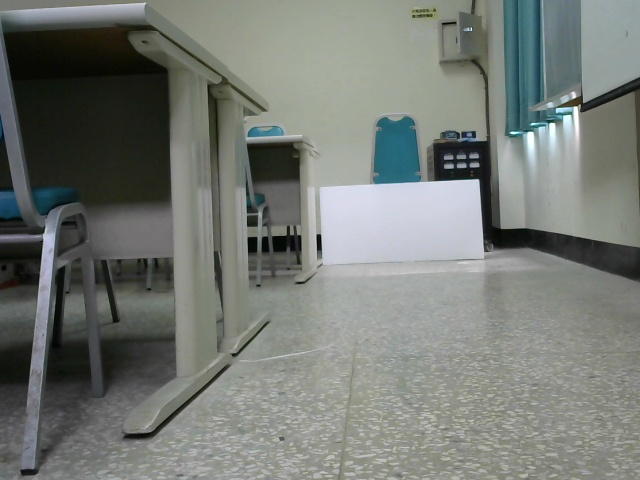
#> input picture Scripts/view_data/wall1.jpg, 640 x 480 px, found by its file name
$ python '牆壁分析.py'
#> lines starting #> are read from the running program, lines starting #| are printed output that depends on the picture; after the words box and inside, x2 and y2 are one past the last pixel; in counts of white or black regions, pixels touching at a corner belong together
import cv2
import numpy as np
import math
from PIL import Image
#image1 = cv2.imread('E:\\TDKsPicture\\wall\\milk1.jpg') #這個是隨身碟的
image1=cv2.imread('C:\\Users\\user\\Desktop\\TDK_program\\Scripts\\view_data\\wall1.jpg')
#> image1 is the input picture: shape (480, 640, 3); mean B, G, R 117, 122, 117.5
image1 = cv2.resize(image1, (640, 480), interpolation=cv2.INTER_CUBIC)
# [4 lines of commented-out code are left out]
x_range = [0,640]
y_range = [0 , 480]
def mask_area(image,distance):
#> called with distance = 400
    y_pixel = int(52.11*math.log(distance)-124.07)
    size = image.shape
#> size = (480, 640, 3)
    x_max=size[1]
#> x_max = 640
    sss = np.zeros([480, 640], dtype=np.uint8)
    sss[y_range[0]:y_range[1],x_range[0]:x_range[1] ] = 255
    print("xmax = ",x_max)
#| xmax =  640
    kernel_size = 3


    gaus = cv2.GaussianBlur(image1, (7, 7), 0)
    hsv_img = cv2.cvtColor(gaus, cv2.COLOR_BGR2HSV)
#> hsv_img: shape (480, 640, 3); mean H, S, V 53.2, 27.5, 123.3
    black_low = np.array([0, 0, 0])
    black_high = np.array([180, 255, 46])
    b_low = np.array([0,0,46])
    b_high =np.array([180,43,76])
    #顏色過濾
    ranged = cv2.inRange(hsv_img, black_low, black_high)
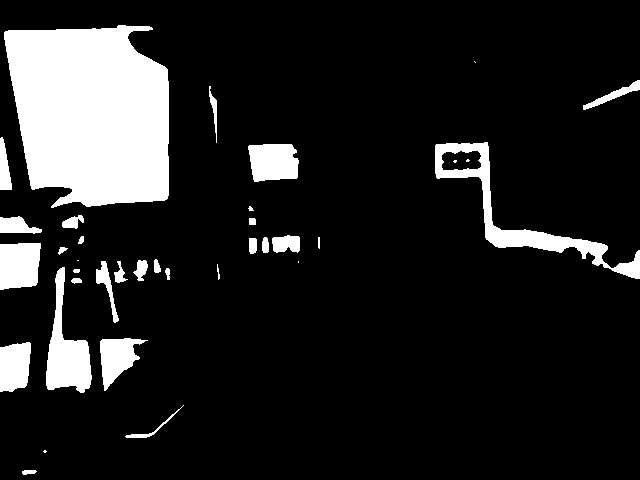
#> ranged: shape (480, 640); 13.4% white; 36 white regions (7 under 20 px), largest, box (x1, y1, x2, y2) and area: (4, 25, 169, 208) 24783, (435, 142, 640, 279) 4001, (46, 267, 92, 393) 2666
    ranged2 = cv2.inRange(hsv_img, b_low, b_high)
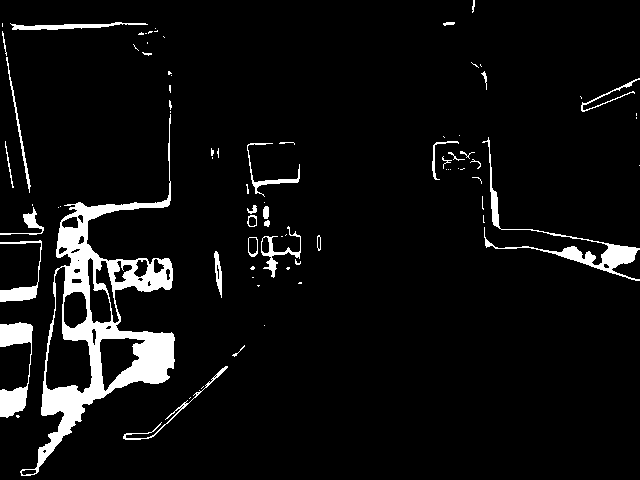
#> ranged2: shape (480, 640); 6% white; 81 white regions (50 under 20 px), largest, box (x1, y1, x2, y2) and area: (20, 114, 175, 476) 10943, (482, 137, 640, 281) 1828, (0, 322, 33, 418) 1384
    ranged=ranged+ranged2
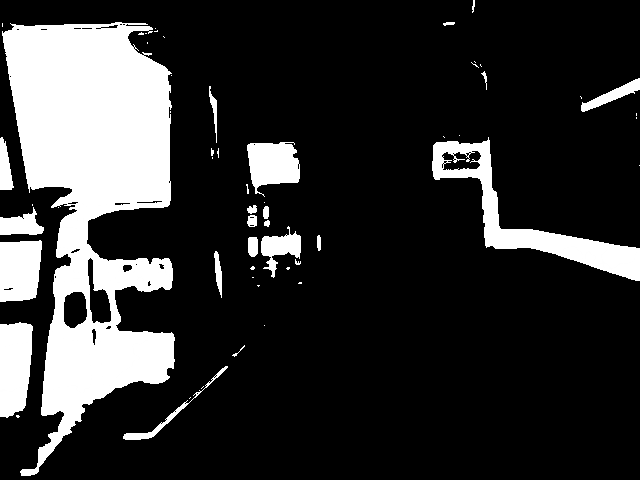
#> ranged: shape (480, 640); min 0, max 255, mean 49.1
    cv2.imshow('ranged',ranged)
    #gray = cv2.cvtColor(ranged, cv2.COLOR_BGR2GRAY)
    # 定义结构元素
    kernel = cv2.getStructuringElement(cv2.MORPH_RECT, (7, 7))
    edges = cv2.Canny(ranged, 50, 150, apertureSize=3)
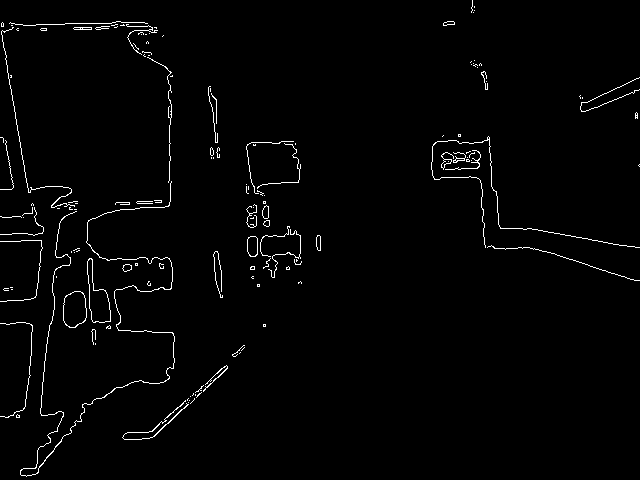
#> edges: shape (480, 640); 1.7% white in thin lines or dots

    # 膨胀图像
    #dilated = cv2.dilate(edges, kernel)
    #cv2.imshow("di",dilated)
    # 闭运算
    closed = cv2.morphologyEx(edges, cv2.MORPH_CLOSE, kernel)
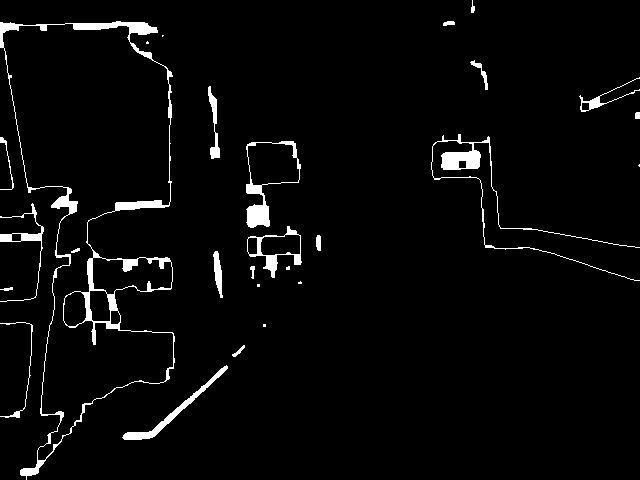
#> closed: shape (480, 640); 3.4% white; 27 white regions (7 under 20 px), largest, box (x1, y1, x2, y2) and area: (0, 21, 175, 480) 4602, (431, 134, 640, 281) 1373, (246, 141, 301, 228) 936
    cv2.imshow("closed",closed)

    #image_blur = cv2.GaussianBlur(image, (kernel_size, kernel_size), 0)
    #hsv_img = cv2.cvtColor(image_blur, cv2.COLOR_BGR2HSV)


    minLineLength = 10
    maxLineGap = 2


    pit = ranged

    #mask = curr_mask
    image_masked = cv2.add(pit, np.zeros(np.shape(pit), dtype=np.uint8), mask=sss)
    lines = cv2.HoughLinesP(image_masked, 1, np.pi / 180, 100, minLineLength=minLineLength, maxLineGap=maxLineGap)
#> lines = 650 rows, first 6: [41, 414, 116, 28], [79, 24, 82, 200], [53, 414, 68, 327], [81, 291, 84, 196], [7, 64, 170, 117], [12, 92, 169, 137]

    print("現有幾條",len(lines))
#| 現有幾條 650
    for t in range(len(lines)):
        for x1, y1, x2, y2 in lines[t]:
            cv2.line(image1, (x1, y1), (x2, y2), (0, 255, 0), 6)
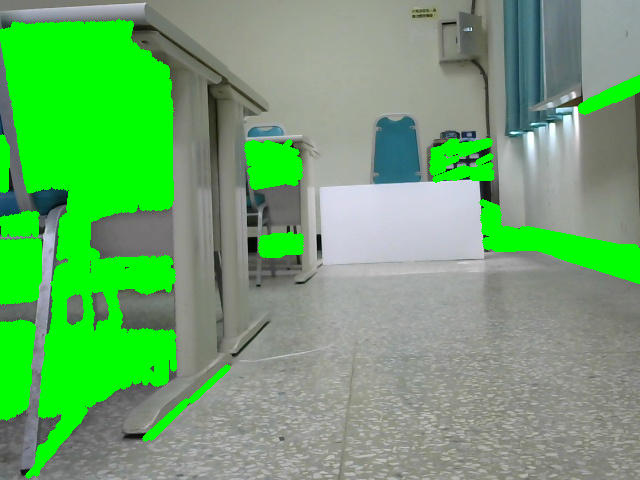
#> image1: shape (480, 640, 3); mean B, G, R 108.7, 166.7, 108.7
    #cv2.imshow("123",sss)
    #cv2.imshow("masked", image_masked)
    #cv2.imshow("edges", edges)

    image = Image.fromarray(cv2.cvtColor(image_masked, cv2.COLOR_BGR2RGB))
    image.show()
    return image_masked

mask_area(image1,400)
cv2.imshow('window',image1)
cv2.waitKey()
